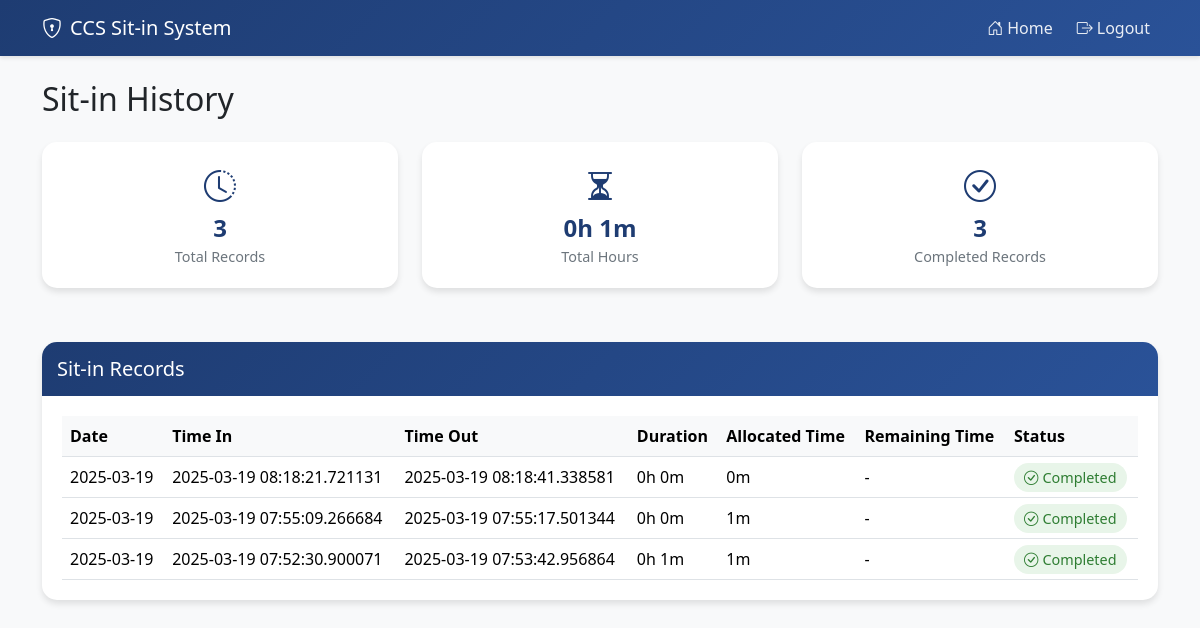
/sit_in_history (signed in), run on the app's committed database.
### tables this page shows
CREATE TABLE sit_in_history (
                id INTEGER PRIMARY KEY AUTOINCREMENT,
                user_id INTEGER NOT NULL,
                date DATE NOT NULL,
                time_in TIMESTAMP NOT NULL,
                time_out TIMESTAMP,
                status TEXT DEFAULT 'active',
                purpose TEXT,
                lab_unit TEXT,
                duration INTEGER,
                allocated_duration INTEGER,
                FOREIGN KEY (user_id) REFERENCES users (id)
            );

### app.py (the view)
@app.route('/sit_in_history')
def sit_in_history():
    if "user" not in session:
        return redirect(url_for('login_page'))
    user_id = session["user"]["id"]
    try:
        con = sqlite3.connect("users.db")
        cur = con.cursor()
        cur.execute('''
        CREATE TABLE IF NOT EXISTS sit_in_history (
            id INTEGER PRIMARY KEY AUTOINCREMENT,
            user_id INTEGER NOT NULL,
            date DATE NOT NULL,
            time_in TIMESTAMP NOT NULL,
            time_out TIMESTAMP,
            status TEXT DEFAULT 'active',
            purpose TEXT,
            lab_unit TEXT,
            duration INTEGER,
            allocated_duration INTEGER,
            FOREIGN KEY (user_id) REFERENCES users (id)
        )
        ''')
        con.commit()
        cur.execute("""
                SELECT id, date, time_in, time_out, status, duration, allocated_duration, purpose, lab_unit
                FROM sit_in_history
                WHERE user_id = ?
                ORDER BY time_in DESC
        """, (user_id,))
        history = cur.fetchall()
        cur.execute("""
            SELECT
                COUNT(*) as total_sessions,
                COUNT(CASE WHEN status = 'completed' THEN 1 END) as completed_sessions,
                SUM(CASE WHEN duration IS NOT NULL THEN duration ELSE 0 END) as total_duration
                FROM sit_in_history
            WHERE user_id = ?
        """, (user_id,))
        stats = cur.fetchone()
        con.close()
        formatted_history = []
        for entry in history:
            formatted_entry = {
                'id': entry[0],
                'date': entry[1],
                'time_in': entry[2],
                'time_out': entry[3] if entry[3] else None,
                'status': entry[4],
                'duration': entry[5],
                'allocated_duration': entry[6],
                'purpose': entry[7],
                'lab_unit': entry[8]
            }
            formatted_history.append(formatted_entry)
        statistics = {
            'total_sessions': stats[0],
            'completed_sessions': stats[1],
            'total_duration': stats[2]
        }
        return render_template('sit_in_history.html', history=formatted_history, stats=statistics)
    except Exception as e:
        flash('Error loading history: ' + str(e), 'error')
        return redirect(url_for('home'))

### templates/sit_in_history.html (shortened to what this page needs)
<!DOCTYPE html>
<html lang="en">
<head>
    <link href="https://cdn.jsdelivr.net/npm/bootstrap@5.3.2/dist/css/bootstrap.min.css" rel="stylesheet">
    <link rel="stylesheet" href="https://cdn.jsdelivr.net/npm/bootstrap-icons@1.11.1/font/bootstrap-icons.css">
</head>
<body>
    <nav class="navbar navbar-expand-lg navbar-dark fixed-top">
        <div class="container">
            <a class="navbar-brand" href="#">
                <i class="bi bi-shield-lock me-2"></i>CCS Sit-in System
            </a>
            <div class="collapse navbar-collapse" id="navbarNav">
                <ul class="navbar-nav ms-auto">
                    <li class="nav-item"><a class="nav-link" href="{{ url_for('home') }}"><i class="bi bi-house-door me-1"></i>Home</a></li>
                    <li class="nav-item"><a class="nav-link btn btn-danger ms-2" href="{{ url_for('logout') }}"><i class="bi bi-box-arrow-right me-1"></i>Logout</a></li>
                </ul>
            </div>
        </div>
    </nav>
    <div class="container main-content">
        <div class="row">
            <div class="col-12">
                <h2 class="mb-4">Sit-in History</h2>
                <div class="row mb-4">
                    <div class="col-md-4">
                        <div class="stats-card text-center">
                            <i class="bi bi-clock-history stats-icon"></i>
                            <div class="stats-value">{{ stats.total_sessions }}</div>
                            <div class="stats-label">Total Records</div>
                        </div>
                    </div>
                    <div class="col-md-4">
                        <div class="stats-card text-center">
                            <i class="bi bi-hourglass-split stats-icon"></i>
                            <div class="stats-value">{{ stats.total_duration|default(0)|int // 3600 }}h {{ (stats.total_duration|default(0)|int % 3600) // 60 }}m</div>
                            <div class="stats-label">Total Hours</div>
                        </div>
                    </div>
                    <div class="col-md-4">
                        <div class="stats-card text-center">
                            <i class="bi bi-check-circle stats-icon"></i>
                            <div class="stats-value">{{ stats.completed_sessions }}</div>
                            <div class="stats-label">Completed Records</div>
                        </div>
                    </div>
                </div>
                <div class="history-card">
                    <div class="history-header">
                        <h5 class="mb-0">Sit-in Records</h5>
                    </div>
                    <div class="history-body">
                        {% if history %}
                        <div class="table-responsive">
                            <table class="table">
                                <thead>
                                    <tr>
                                        <th>Date</th>
                                        <th>Time In</th>
                                        <th>Time Out</th>
                                        <th>Duration</th>
                                        <th>Allocated Time</th>
                                        <th>Remaining Time</th>
                                        <th>Status</th>
                                    </tr>
                                </thead>
                                <tbody>
                                    {% for entry in history %}
                                    <tr>
                                        <td>{{ entry.date }}</td>
                                        <td>{{ entry.time_in }}</td>
                                        <td>{{ entry.time_out if entry.time_out else '-' }}</td>
                                        <td>{{ entry.duration|default(0)|int // 3600 }}h {{ (entry.duration|default(0)|int % 3600) // 60 }}m</td>
                                        <td>{{ entry.allocated_duration|default(0)|int // 60 }}m</td>
                                        <td>
                                            {% if entry.status == 'active' %}
                                                <span class="timer" data-start="{{ entry.time_in }}" data-duration="{{ entry.allocated_duration|default(0)|int }}">Loading...</span>
                                            {% else %}
                                                -
                                            {% endif %}
                                        </td>
                                        <td>
                                            {% if entry.status == 'active' %}
                                            <span class="status-badge status-active">
                                                <i class="bi bi-circle-fill me-1"></i>Active
                                            </span>
                                            {% else %}
                                            <span class="status-badge status-completed">
                                                <i class="bi bi-check-circle me-1"></i>Completed
                                            </span>
                                            {% endif %}
                                        </td>
                                    </tr>
                                    {% endfor %}
                                </tbody>
                            </table>
                        </div>
                        {% else %}
                        <div class="text-center py-4">
                            <p class="mb-0">No history found</p>
                        </div>
                        {% endif %}
                    </div>
                </div>
            </div>
        </div>
    </div>
</body>
</html>

### templates/sit_in_history.html (style rules this page uses)
body { background-color: #f8f9fa; }
.navbar { background: linear-gradient(135deg, #1e3c72 0%, #2a5298 100%) !important; box-shadow: 0 2px 4px rgba(0,0,0,0.1); }
.nav-link { color: rgba(255,255,255,0.9) !important; transition: all 0.3s; }
.main-content { padding-top: 80px; }
.history-card { background: white; border-radius: 15px; box-shadow: 0 4px 6px rgba(0,0,0,0.1); margin-bottom: 20px; transition: all 0.3s; }
.history-header { background: linear-gradient(135deg, #1e3c72 0%, #2a5298 100%); color: white; border-radius: 15px 15px 0 0; padding: 15px; }
.history-body { padding: 20px; }
.stats-card { background: white; border-radius: 15px; box-shadow: 0 4px 6px rgba(0,0,0,0.1); padding: 20px; margin-bottom: 30px; }
.stats-icon { font-size: 2rem; color: #1e3c72; margin-bottom: 10px; }
.stats-value { font-size: 1.5rem; font-weight: bold; color: #1e3c72; }
.stats-label { color: #6c757d; font-size: 0.9rem; }
.btn-danger { border-radius: 8px; }
.status-badge { padding: 5px 10px; border-radius: 15px; font-size: 0.9rem; }
.status-completed { background: #e8f5e9; color: #2e7d32; }
.table { margin-bottom: 0; }
.table th { border-top: none; background: #f8f9fa; }

### data on the page
sit_in_history: date "2025-03-19", time_in "2025-03-19 08:18:21.721131", time_out "2025-03-19 08:18:41.338581", duration "0", (entry.duration|default(0)|int%3600)//60 "0", allocated_duration "0", status "Completed"
sit_in_history: date "2025-03-19", time_in "2025-03-19 07:55:09.266684", time_out "2025-03-19 07:55:17.501344", duration "0", (entry.duration|default(0)|int%3600)//60 "0", allocated_duration "1", status "Completed"
sit_in_history: date "2025-03-19", time_in "2025-03-19 07:52:30.900071", time_out "2025-03-19 07:53:42.956864", duration "0", (entry.duration|default(0)|int%3600)//60 "1", allocated_duration "1", status "Completed"

### other printed values
{{ stats.total_sessions }} "3"
{{ stats.total_duration|default(0)|int // 3600 }} "0"
{{ (stats.total_duration|default(0)|int % 3600) // 60 }} "1"
{{ stats.completed_sessions }} "3"
